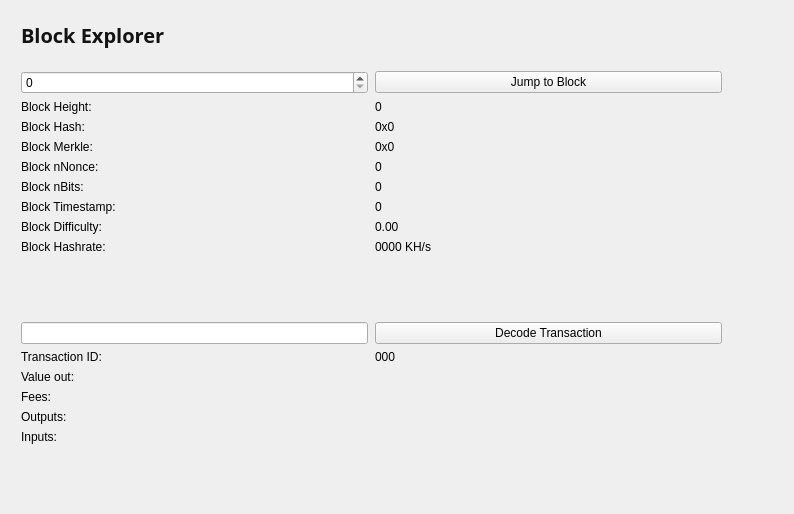
<?xml version="1.0" encoding="UTF-8"?>
<ui version="4.0">
 <class>BlockBrowser</class>
 <widget class="QWidget" name="BlockBrowser">
  <property name="windowModality">
   <enum>Qt::NonModal</enum>
  </property>
  <property name="enabled">
   <bool>true</bool>
  </property>
  <property name="geometry">
   <rect>
    <x>0</x>
    <y>0</y>
    <width>794</width>
    <height>514</height>
   </rect>
  </property>
  <property name="sizePolicy">
   <sizepolicy hsizetype="Preferred" vsizetype="Preferred">
    <horstretch>0</horstretch>
    <verstretch>0</verstretch>
   </sizepolicy>
  </property>
  <property name="minimumSize">
   <size>
    <width>0</width>
    <height>0</height>
   </size>
  </property>
  <property name="acceptDrops">
   <bool>false</bool>
  </property>
  <property name="windowTitle">
   <string>Form</string>
  </property>
  <layout class="QGridLayout">
   <property name="sizeConstraint">
    <enum>QLayout::SetMaximumSize</enum>
   </property>
   <property name="leftMargin">
    <number>21</number>
   </property>
   <property name="topMargin">
    <number>21</number>
   </property>
   <property name="rightMargin">
    <number>10</number>
   </property>
   <item row="1" column="0">
    <widget class="QWidget" name="widget" native="true">
     <widget class="QWidget" name="layoutWidget">
      <property name="geometry">
       <rect>
        <x>0</x>
        <y>0</y>
        <width>699</width>
        <height>27</height>
       </rect>
      </property>
      <layout class="QHBoxLayout" name="horizontalLayout_4">
       <property name="spacing">
        <number>7</number>
       </property>
       <item>
        <widget class="QLabel" name="label_5">
         <property name="font">
          <font>
           <family>Open Sans,sans-serif</family>
          </font>
         </property>
         <property name="text">
          <string>&lt;html&gt;&lt;head/&gt;&lt;body&gt;&lt;p&gt;&lt;span style=&quot; font-size:20px; font-weight:600; color:#121212;&quot;&gt;Block Explorer &lt;/span&gt;&lt;/p&gt;&lt;/body&gt;&lt;/html&gt;</string>
         </property>
        </widget>
       </item>
       <item>
        <spacer name="horizontalSpacer_2">
         <property name="orientation">
          <enum>Qt::Horizontal</enum>
         </property>
         <property name="sizeHint" stdset="0">
          <size>
           <width>40</width>
           <height>20</height>
          </size>
         </property>
        </spacer>
       </item>
      </layout>
     </widget>
     <widget class="QWidget" name="layoutWidget_2">
      <property name="geometry">
       <rect>
        <x>0</x>
        <y>50</y>
        <width>701</width>
        <height>434</height>
       </rect>
      </property>
      <layout class="QGridLayout" name="gridLayout_3" rowstretch="0,0,0,0,0,0,0,0,0,0,0,0,0,0,0,0,0,0,0" columnstretch="0,0">
       <property name="sizeConstraint">
        <enum>QLayout::SetDefaultConstraint</enum>
       </property>
       <property name="horizontalSpacing">
        <number>7</number>
       </property>
       <item row="12" column="0">
        <widget class="QLineEdit" name="txBox">
         <property name="sizePolicy">
          <sizepolicy hsizetype="Preferred" vsizetype="Fixed">
           <horstretch>0</horstretch>
           <verstretch>0</verstretch>
          </sizepolicy>
         </property>
         <property name="inputMask">
          <string comment="Transaction id" extracomment="Transaction id"/>
         </property>
         <property name="placeholderText">
          <string comment="Transaction ID" extracomment="Transaction ID"/>
         </property>
        </widget>
       </item>
       <item row="11" column="0">
        <spacer name="verticalSpacer_2">
         <property name="orientation">
          <enum>Qt::Vertical</enum>
         </property>
         <property name="sizeHint" stdset="0">
          <size>
           <width>20</width>
           <height>40</height>
          </size>
         </property>
        </spacer>
       </item>
       <item row="8" column="0">
        <widget class="QLabel" name="timeLabel">
         <property name="text">
          <string>Block Timestamp:</string>
         </property>
        </widget>
       </item>
       <item row="4" column="1">
        <widget class="QLabel" name="hashBox">
         <property name="enabled">
          <bool>true</bool>
         </property>
         <property name="sizePolicy">
          <sizepolicy hsizetype="Preferred" vsizetype="Preferred">
           <horstretch>0</horstretch>
           <verstretch>0</verstretch>
          </sizepolicy>
         </property>
         <property name="minimumSize">
          <size>
           <width>0</width>
           <height>0</height>
          </size>
         </property>
         <property name="cursor">
          <cursorShape>IBeamCursor</cursorShape>
         </property>
         <property name="text">
          <string>0x0</string>
         </property>
         <property name="textInteractionFlags">
          <set>Qt::LinksAccessibleByMouse|Qt::TextSelectableByMouse</set>
         </property>
        </widget>
       </item>
       <item row="6" column="1">
        <widget class="QLabel" name="nonceBox">
         <property name="cursor">
          <cursorShape>IBeamCursor</cursorShape>
         </property>
         <property name="text">
          <string>0</string>
         </property>
         <property name="textInteractionFlags">
          <set>Qt::LinksAccessibleByMouse|Qt::TextSelectableByMouse</set>
         </property>
        </widget>
       </item>
       <item row="6" column="0">
        <widget class="QLabel" name="nonceLabel">
         <property name="text">
          <string>Block nNonce:</string>
         </property>
        </widget>
       </item>
       <item row="7" column="1">
        <widget class="QLabel" name="bitsBox">
         <property name="cursor">
          <cursorShape>IBeamCursor</cursorShape>
         </property>
         <property name="text">
          <string>0</string>
         </property>
         <property name="textInteractionFlags">
          <set>Qt::LinksAccessibleByMouse|Qt::TextSelectableByMouse</set>
         </property>
        </widget>
       </item>
       <item row="16" column="0">
        <widget class="QLabel" name="outputLabel">
         <property name="text">
          <string>Outputs:</string>
         </property>
         <property name="alignment">
          <set>Qt::AlignLeading|Qt::AlignLeft|Qt::AlignTop</set>
         </property>
        </widget>
       </item>
       <item row="5" column="1">
        <widget class="QLabel" name="merkleBox">
         <property name="minimumSize">
          <size>
           <width>187</width>
           <height>0</height>
          </size>
         </property>
         <property name="cursor">
          <cursorShape>IBeamCursor</cursorShape>
         </property>
         <property name="text">
          <string>0x0</string>
         </property>
         <property name="textInteractionFlags">
          <set>Qt::LinksAccessibleByMouse|Qt::TextSelectableByMouse</set>
         </property>
        </widget>
       </item>
       <item row="3" column="1">
        <widget class="QLabel" name="heightLabel">
         <property name="cursor">
          <cursorShape>IBeamCursor</cursorShape>
         </property>
         <property name="text">
          <string>0</string>
         </property>
         <property name="textInteractionFlags">
          <set>Qt::LinksAccessibleByMouse|Qt::TextSelectableByMouse</set>
         </property>
        </widget>
       </item>
       <item row="7" column="0">
        <widget class="QLabel" name="bitsLabel">
         <property name="text">
          <string>Block nBits:</string>
         </property>
        </widget>
       </item>
       <item row="15" column="0">
        <widget class="QLabel" name="feesLabel">
         <property name="text">
          <string>Fees:</string>
         </property>
        </widget>
       </item>
       <item row="10" column="0">
        <widget class="QLabel" name="pawLabel">
         <property name="text">
          <string>Block Hashrate:</string>
         </property>
        </widget>
       </item>
       <item row="4" column="0">
        <widget class="QLabel" name="hashLabel">
         <property name="text">
          <string>Block Hash:</string>
         </property>
        </widget>
       </item>
       <item row="15" column="1">
        <widget class="QLabel" name="feesBox">
         <property name="cursor">
          <cursorShape>IBeamCursor</cursorShape>
         </property>
         <property name="text">
          <string/>
         </property>
         <property name="textInteractionFlags">
          <set>Qt::LinksAccessibleByMouse|Qt::TextSelectableByMouse</set>
         </property>
        </widget>
       </item>
       <item row="5" column="0">
        <widget class="QLabel" name="merkleLabel">
         <property name="text">
          <string>Block Merkle:</string>
         </property>
        </widget>
       </item>
       <item row="8" column="1">
        <widget class="QLabel" name="timeBox">
         <property name="cursor">
          <cursorShape>IBeamCursor</cursorShape>
         </property>
         <property name="text">
          <string>0</string>
         </property>
         <property name="textInteractionFlags">
          <set>Qt::LinksAccessibleByMouse|Qt::TextSelectableByMouse</set>
         </property>
        </widget>
       </item>
       <item row="1" column="1">
        <widget class="QPushButton" name="blockButton">
         <property name="text">
          <string>Jump to Block</string>
         </property>
        </widget>
       </item>
       <item row="3" column="0">
        <widget class="QLabel" name="heightLabel_2">
         <property name="text">
          <string>Block Height:</string>
         </property>
        </widget>
       </item>
       <item row="1" column="0">
        <widget class="QSpinBox" name="heightBox">
         <property name="sizePolicy">
          <sizepolicy hsizetype="Preferred" vsizetype="Fixed">
           <horstretch>0</horstretch>
           <verstretch>0</verstretch>
          </sizepolicy>
         </property>
         <property name="maximum">
          <number>99999999</number>
         </property>
        </widget>
       </item>
       <item row="13" column="0">
        <widget class="QLabel" name="txLabel">
         <property name="text">
          <string>Transaction ID:</string>
         </property>
        </widget>
       </item>
       <item row="13" column="1">
        <widget class="QLabel" name="txID">
         <property name="cursor">
          <cursorShape>IBeamCursor</cursorShape>
         </property>
         <property name="text">
          <string>000</string>
         </property>
         <property name="textInteractionFlags">
          <set>Qt::LinksAccessibleByMouse|Qt::TextSelectableByMouse</set>
         </property>
        </widget>
       </item>
       <item row="14" column="1">
        <widget class="QLabel" name="valueBox">
         <property name="cursor">
          <cursorShape>IBeamCursor</cursorShape>
         </property>
         <property name="text">
          <string/>
         </property>
         <property name="textInteractionFlags">
          <set>Qt::LinksAccessibleByMouse|Qt::TextSelectableByMouse</set>
         </property>
        </widget>
       </item>
       <item row="9" column="0">
        <widget class="QLabel" name="hardLabel">
         <property name="text">
          <string>Block Difficulty:</string>
         </property>
        </widget>
       </item>
       <item row="12" column="1">
        <widget class="QPushButton" name="txButton">
         <property name="text">
          <string>Decode Transaction</string>
         </property>
        </widget>
       </item>
       <item row="14" column="0">
        <widget class="QLabel" name="valueLabel">
         <property name="text">
          <string>Value out:</string>
         </property>
        </widget>
       </item>
       <item row="18" column="0">
        <spacer name="verticalSpacer">
         <property name="orientation">
          <enum>Qt::Vertical</enum>
         </property>
         <property name="sizeHint" stdset="0">
          <size>
           <width>20</width>
           <height>40</height>
          </size>
         </property>
        </spacer>
       </item>
       <item row="17" column="1">
        <widget class="QLabel" name="inputBox">
         <property name="cursor">
          <cursorShape>IBeamCursor</cursorShape>
         </property>
         <property name="text">
          <string/>
         </property>
         <property name="alignment">
          <set>Qt::AlignLeading|Qt::AlignLeft|Qt::AlignTop</set>
         </property>
         <property name="textInteractionFlags">
          <set>Qt::LinksAccessibleByMouse|Qt::TextSelectableByMouse</set>
         </property>
        </widget>
       </item>
       <item row="10" column="1">
        <widget class="QLabel" name="pawBox">
         <property name="cursor">
          <cursorShape>IBeamCursor</cursorShape>
         </property>
         <property name="text">
          <string>0000 KH/s</string>
         </property>
         <property name="textInteractionFlags">
          <set>Qt::LinksAccessibleByMouse|Qt::TextSelectableByMouse</set>
         </property>
        </widget>
       </item>
       <item row="9" column="1">
        <widget class="QLabel" name="hardBox">
         <property name="cursor">
          <cursorShape>IBeamCursor</cursorShape>
         </property>
         <property name="text">
          <string>0.00</string>
         </property>
         <property name="textInteractionFlags">
          <set>Qt::LinksAccessibleByMouse|Qt::TextSelectableByMouse</set>
         </property>
        </widget>
       </item>
       <item row="17" column="0">
        <widget class="QLabel" name="inputLabel">
         <property name="text">
          <string>Inputs:</string>
         </property>
         <property name="alignment">
          <set>Qt::AlignLeading|Qt::AlignLeft|Qt::AlignTop</set>
         </property>
        </widget>
       </item>
       <item row="16" column="1">
        <widget class="QLabel" name="outputBox">
         <property name="cursor">
          <cursorShape>IBeamCursor</cursorShape>
         </property>
         <property name="text">
          <string/>
         </property>
         <property name="alignment">
          <set>Qt::AlignLeading|Qt::AlignLeft|Qt::AlignTop</set>
         </property>
         <property name="textInteractionFlags">
          <set>Qt::LinksAccessibleByMouse|Qt::TextSelectableByMouse</set>
         </property>
        </widget>
       </item>
      </layout>
     </widget>
    </widget>
   </item>
  </layout>
 </widget>
 <resources/>
 <connections/>
</ui>
